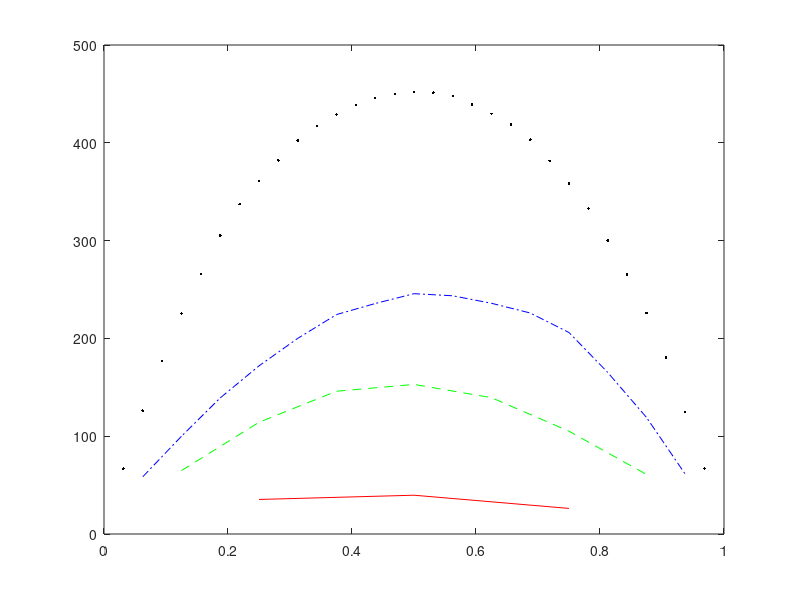

Reproduce this figure in MATLAB.
% (a) part ii


t = zeros(32, 4);
ni = [4, 8, 16, 32];
for i = 1:4
    n = ni(i);
    m = sort(50 + 50*rand(n, 1), 'ascend');
    c = sort(15 + 10*rand(n, 1), 'descend');
    b = 6.*c -10.*m;
    e = ones(n, 1);
    A = spdiags([-e, e], [-1, 0], n, n);
    A(:, n) = -m;
    tension = A\b;
    display(tension); % output of tension vector
    max_tension = max(tension);
    display(max_tension); % output of maximum tension computed
    t(1:n,i) = tension; % store tension vectors
end

plot((1:ni(1)-1)/ni(1), t(1:ni(1)-1, 1), 'r-', ...
   (1:ni(2)-1)/ni(2), t(1:ni(2)-1, 2), 'g--', ...
   (1:ni(3)-1)/ni(3), t(1:ni(3)-1, 3), 'b-.', ...
   (1:ni(4)-1)/ni(4), t(1:ni(4)-1, 4), 'k.');
